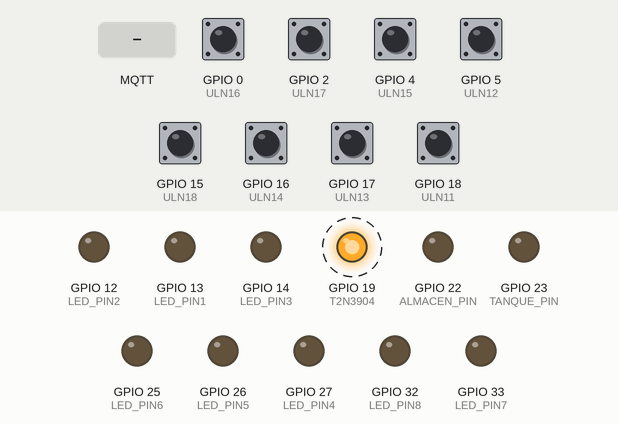
A sketch run on a simulated ESP32. On the bench: output pins drawn as LEDs (lit = HIGH). Dashed ring = blinking. Inputs (shaded band) come from the test bench; at power-on: GPIO 0 (ULN16), GPIO 2 (ULN17), GPIO 4 (ULN15), GPIO 5 (ULN12), GPIO 15 (ULN18), GPIO 16 (ULN14), GPIO 17 (ULN13), GPIO 18 (ULN11) HIGH. WiFi joins after 1.5 s; servers stay silent unless stated; no MQTT or app messages arrive unless stated; what the sketch prints to the serial monitor is not drawn.

Above: at 1.65 s.
2.8 s: MQTT message "1" arrives on the first subscribed topic
At 4.6 s:
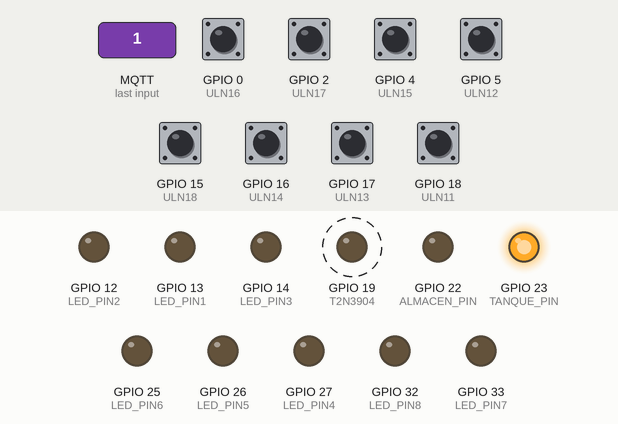
6.8 s: MQTT message "1" arrives on the second subscribed topic
At 8.5 s:
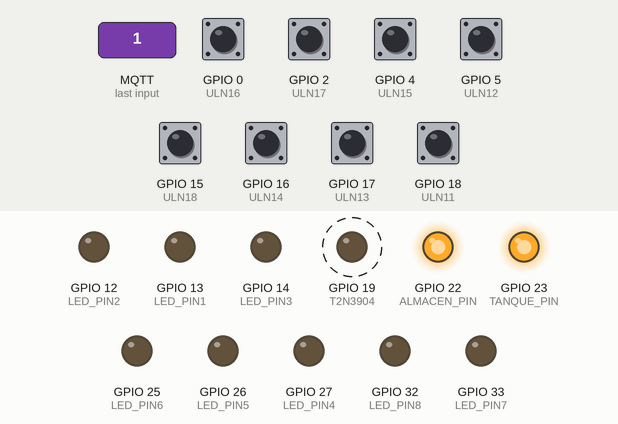
11.3 s: MQTT message "0" arrives on the first subscribed topic
At 13.3 s:
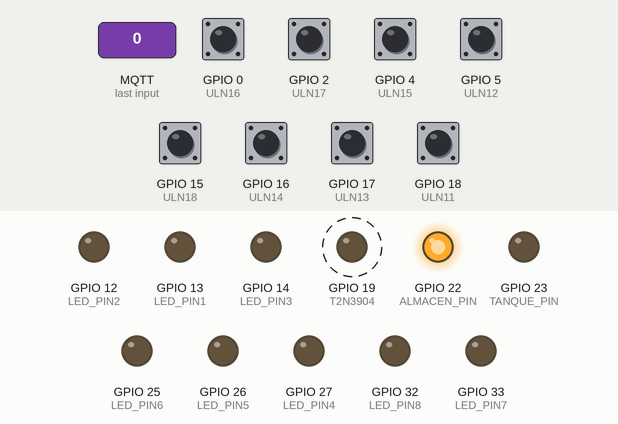
15.2 s: GPIO 15 (ULN18) pulled LOW for 1 s
At 16.6 s:
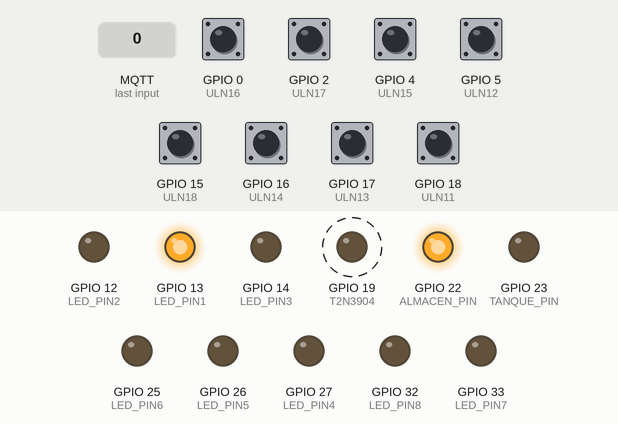
18.8 s: MQTT message "1.0" arrives on the first subscribed topic
At 19.67 s:
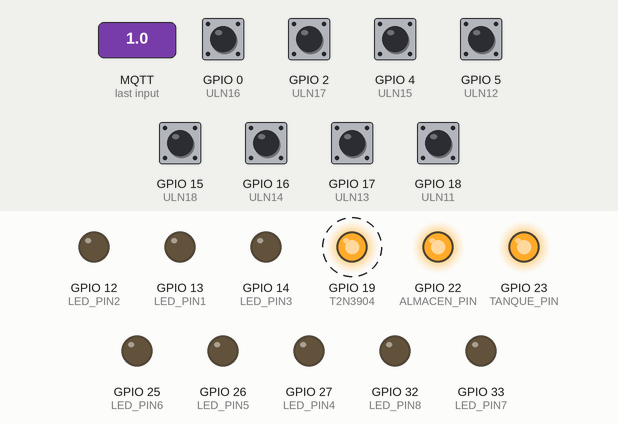
23.3 s: MQTT message "2" arrives on the first subscribed topic
At 24.48 s:
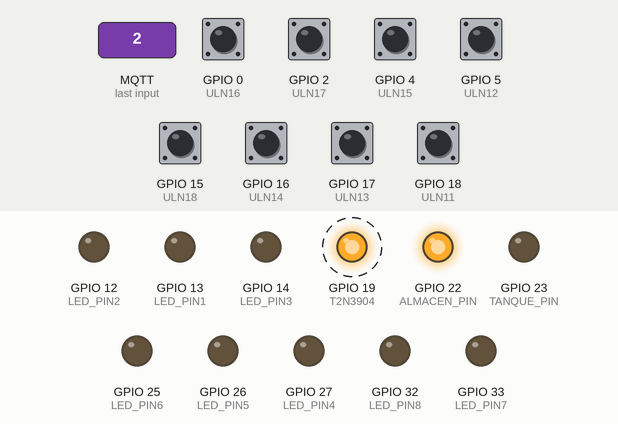
Timing chart, 0 to 28.8 s (numbered marks = the images above; inputs shaded):
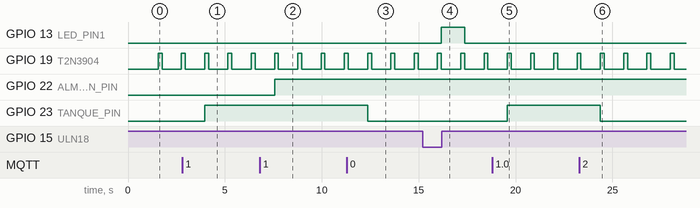

The sketch:

Fisica_III.ino
```cpp
#include <WiFi.h>
#include <PubSubClient.h>

#define SSID "OPPO A58" // WifiSSID
#define PASS "123456789" // contraseña de Wifi
#define TOKEN "BBUS-ZRIXRsYmJv2xPaUQMR9pN60p3pVgYQ" // TOKEN de Ubidots
#define MQTT_CLIENT_NAME "Proyecto_MQTT" // MQTT nombre del cliente
#define DEVICE_LABEL "esp32"  // Nombre del Device_Label

#define VARIABLE_LABEL_SENSOR "sensor"   // Variable_LABEL en Ubidots
#define VARIABLE_LABEL_TANQUE "tanque"
#define VARIABLE_LABEL_ALMACEN "almacen"

#define ULN18 15  // 250mL - Pines del ULN2803
#define ULN17 2   // 500mL
#define ULN16 0   // 750mL
#define ULN15 4   // 1L
#define ULN14 16  // 1,25L
#define ULN13 17  // 1,5L
#define ULN12 5   // 1,75L
#define ULN11 18  // 2L
#define T2N3904 19      // Control del ULN2803
#define ALMACEN_PIN 22  // Control para llenar el tanque
#define TANQUE_PIN 23   // Control para vaciar el tanque

#define LED_PIN1 13  // LEDs indicadores
#define LED_PIN2 12
#define LED_PIN3 14
#define LED_PIN4 27
#define LED_PIN5 26
#define LED_PIN6 25
#define LED_PIN7 33
#define LED_PIN8 32

int pinG15 = 0;  // Estado de los valores del ULN2803
int pinG2  = 0;
int pinG0  = 0;
int pinG4  = 0;
int pinG16 = 0;
int pinG17 = 0;
int pinG5  = 0;
int pinG18 = 0;
float sensor = 0;

const float NIVEL_MINIMO = 0;     // Límites mínimo y máximo del tanque
const float NIVEL_MAXIMO = 100.0;

WiFiClient ubidots;                  // Comunicación Wifi
PubSubClient client(ubidots);
char mqttBroker[] = "industrial.api.ubidots.com";
char payload[150];
char topic[150];
char str_sensor[10];
bool estadoTanque  = false;
bool estadoAlmacen = false;

void callback(char* topic, byte* payload, unsigned int length)  // PubSubClient - Comunicación con Ubidots
{
  payload[length] = '\0';
  String msg = String((char*)payload);
  Serial.print("Mensaje recibido: ");
  Serial.println(msg);
  Serial.print("Tópico: ");
  Serial.println(topic);

  if (String(topic).indexOf(VARIABLE_LABEL_TANQUE) != -1)   // Control de la bomba TANQUE
  {
    if (msg == "1" || msg == "1.0")
    {
      digitalWrite(TANQUE_PIN, HIGH);
      estadoTanque = true;
      Serial.println("Bomba del tanque : ON ");
    }
    else
    {
      digitalWrite(TANQUE_PIN, LOW);
      estadoTanque = false;
      Serial.println("Bomba del tanque : OFF ");
    }
  }

  if (String(topic).indexOf(VARIABLE_LABEL_ALMACEN) != -1)   // Control de la bomba ALMACÉN
  {
    if (msg == "1" || msg == "1.0")
    {
      digitalWrite(ALMACEN_PIN, HIGH);
      estadoAlmacen = true;
      Serial.print("Bomba del almacen : ON ");
    }
    else
    {
      digitalWrite(ALMACEN_PIN, LOW);
      estadoAlmacen = false;
      Serial.print("Bomba del almacen : OFF ");
    }
  }
}

void reconnect()            // Reconexión a Ubidots
{
  while (!client.connected())
  {
    Serial.println("Sin conexión a Ubidots... :c");
    if (client.connect(MQTT_CLIENT_NAME, TOKEN, ""))
    {
      Serial.println("Conectado a Ubidots");
      sprintf(topic, "/v1.6/devices/%s/%s/lv", DEVICE_LABEL, VARIABLE_LABEL_TANQUE);    // Comando del pulsador de Ubidots
      client.subscribe(topic);
      sprintf(topic, "/v1.6/devices/%s/%s/lv", DEVICE_LABEL, VARIABLE_LABEL_ALMACEN);   // Comando del pulsador de Ubidots
      client.subscribe(topic);
      Serial.println("Tienes el control :D");
    }
    else
    {
      Serial.print(client.state());
      Serial.println(" Reintentando...");
      delay(2000);
    }
  }
}

void setup()
{
  Serial.begin(115200);
  WiFi.begin(SSID, PASS);
  Serial.print("Conectando a Red ... ");

  while (WiFi.status() != WL_CONNECTED)
  {
    delay(500);
    Serial.print(".");
  }
  Serial.println("Conectado (ᵔ ᵕ ᵔ) ");
  Serial.print("IP: ");
  Serial.println(WiFi.localIP());
  client.setServer(mqttBroker, 1883);
  client.setCallback(callback);

  pinMode(T2N3904, OUTPUT);
  pinMode(TANQUE_PIN, OUTPUT);
  pinMode(ALMACEN_PIN, OUTPUT);
  digitalWrite(TANQUE_PIN, LOW);
  digitalWrite(ALMACEN_PIN, LOW);

  pinMode(ULN18, INPUT_PULLUP);
  pinMode(ULN17, INPUT_PULLUP);
  pinMode(ULN16, INPUT_PULLUP);
  pinMode(ULN15, INPUT_PULLUP);
  pinMode(ULN14, INPUT_PULLUP);
  pinMode(ULN13, INPUT_PULLUP);
  pinMode(ULN12, INPUT_PULLUP);
  pinMode(ULN11, INPUT_PULLUP);

  pinMode(LED_PIN1, OUTPUT);
  pinMode(LED_PIN2, OUTPUT);
  pinMode(LED_PIN3, OUTPUT);
  pinMode(LED_PIN4, OUTPUT);
  pinMode(LED_PIN5, OUTPUT);
  pinMode(LED_PIN6, OUTPUT);
  pinMode(LED_PIN7, OUTPUT);
  pinMode(LED_PIN8, OUTPUT);
}

void loop()
{
  if (!client.connected())
  {
     reconnect ();
  }
  client.loop();

  digitalWrite(T2N3904, HIGH);
  delay(100);
  pinG15 = digitalRead(ULN18);
  pinG2  = digitalRead(ULN17);
  pinG0  = digitalRead(ULN16);
  pinG4  = digitalRead(ULN15);
  pinG16 = digitalRead(ULN14);
  pinG17 = digitalRead(ULN13);
  pinG5  = digitalRead(ULN12);
  pinG18 = digitalRead(ULN11);
  delay(100);
  digitalWrite(T2N3904, LOW);

  if (pinG15 == LOW && pinG2 == LOW && pinG0 == LOW && pinG4 == LOW && pinG16 == LOW && pinG17 == LOW && pinG5  == LOW && pinG18 == LOW)
  {
    sensor = 100;
    digitalWrite(LED_PIN1, HIGH);
    digitalWrite(LED_PIN2, HIGH);
    digitalWrite(LED_PIN3, HIGH);
    digitalWrite(LED_PIN4, HIGH);
    digitalWrite(LED_PIN5, HIGH);
    digitalWrite(LED_PIN6, HIGH);
    digitalWrite(LED_PIN7, HIGH);
    digitalWrite(LED_PIN8, HIGH);
    digitalWrite(ALMACEN_PIN, LOW);
  }

  else if (pinG15 == LOW && pinG2 == LOW && pinG0 == LOW && pinG4 == LOW && pinG16 == LOW && pinG17 == LOW && pinG5 == LOW && pinG18 == HIGH)
  {
    sensor = 87.5;
    digitalWrite(LED_PIN1, HIGH);
    digitalWrite(LED_PIN2, HIGH);
    digitalWrite(LED_PIN3, HIGH);
    digitalWrite(LED_PIN4, HIGH);
    digitalWrite(LED_PIN5, HIGH);
    digitalWrite(LED_PIN6, HIGH);
    digitalWrite(LED_PIN7, HIGH);
    digitalWrite(LED_PIN8, LOW);
  }

  else if (pinG15 == LOW && pinG2 == LOW && pinG0 == LOW && pinG4 == LOW && pinG16 == LOW && pinG17 == LOW && pinG5 == HIGH && pinG18 == HIGH)
  {
    sensor = 75;
    digitalWrite(LED_PIN1, HIGH);
    digitalWrite(LED_PIN2, HIGH);
    digitalWrite(LED_PIN3, HIGH);
    digitalWrite(LED_PIN4, HIGH);
    digitalWrite(LED_PIN5, HIGH);
    digitalWrite(LED_PIN6, HIGH);
    digitalWrite(LED_PIN7, LOW);
    digitalWrite(LED_PIN8, LOW);
  }

  else if (pinG15 == LOW && pinG2 == LOW && pinG0 == LOW && pinG4 == LOW && pinG16 == LOW && pinG17 == HIGH && pinG5 == HIGH && pinG18 == HIGH)
  {
    sensor = 62.5;
    digitalWrite(LED_PIN1, HIGH);
    digitalWrite(LED_PIN2, HIGH);
    digitalWrite(LED_PIN3, HIGH);
    digitalWrite(LED_PIN4, HIGH);
    digitalWrite(LED_PIN5, HIGH);
    digitalWrite(LED_PIN6, LOW);
    digitalWrite(LED_PIN7, LOW);
    digitalWrite(LED_PIN8, LOW);
  }

  else if (pinG15 == LOW && pinG2 == LOW && pinG0 == LOW && pinG4 == LOW && pinG16 == HIGH && pinG17 == HIGH && pinG5 == HIGH && pinG18 == HIGH)
  {
    sensor = 50;
    digitalWrite(LED_PIN1, HIGH);
    digitalWrite(LED_PIN2, HIGH);
    digitalWrite(LED_PIN3, HIGH);
    digitalWrite(LED_PIN4, HIGH);
    digitalWrite(LED_PIN5, LOW);
    digitalWrite(LED_PIN6, LOW);
    digitalWrite(LED_PIN7, LOW);
    digitalWrite(LED_PIN8, LOW);
  }

  else if (pinG15 == LOW && pinG2 == LOW && pinG0 == LOW && pinG4 == HIGH && pinG16 == HIGH && pinG17 == HIGH && pinG5 == HIGH && pinG18 == HIGH)
  {
    sensor = 37.5;
    digitalWrite(LED_PIN1, HIGH);
    digitalWrite(LED_PIN2, HIGH);
    digitalWrite(LED_PIN3, HIGH);
    digitalWrite(LED_PIN4, LOW);
    digitalWrite(LED_PIN5, LOW);
    digitalWrite(LED_PIN6, LOW);
    digitalWrite(LED_PIN7, LOW);
    digitalWrite(LED_PIN8, LOW);
  }

  else if (pinG15 == LOW && pinG2 == LOW && pinG0 == HIGH && pinG4 == HIGH && pinG16 == HIGH && pinG17 == HIGH && pinG5 == HIGH && pinG18 == HIGH)
  {
    sensor = 25;
    digitalWrite(LED_PIN1, HIGH);
    digitalWrite(LED_PIN2, HIGH);
    digitalWrite(LED_PIN3, LOW);
    digitalWrite(LED_PIN4, LOW);
    digitalWrite(LED_PIN5, LOW);
    digitalWrite(LED_PIN6, LOW);
    digitalWrite(LED_PIN7, LOW);
    digitalWrite(LED_PIN8, LOW);
  }

  else if (pinG15 == LOW && pinG2 == HIGH && pinG0 == HIGH && pinG4 == HIGH && pinG16 == HIGH && pinG17 == HIGH && pinG5 == HIGH && pinG18 == HIGH)
  {
    sensor = 12.5;
    digitalWrite(LED_PIN1, HIGH);
    digitalWrite(LED_PIN2, LOW);
    digitalWrite(LED_PIN3, LOW);
    digitalWrite(LED_PIN4, LOW);
    digitalWrite(LED_PIN5, LOW);
    digitalWrite(LED_PIN6, LOW);
    digitalWrite(LED_PIN7, LOW);
    digitalWrite(LED_PIN8, LOW);
    digitalWrite(TANQUE_PIN, LOW);

  }

  else if (pinG15 == HIGH && pinG2 == HIGH && pinG0 == HIGH && pinG4 == HIGH && pinG16 == HIGH && pinG17 == HIGH && pinG5 == HIGH && pinG18 == HIGH)
  {
    sensor = 0;
    digitalWrite(LED_PIN1, LOW);
    digitalWrite(LED_PIN2, LOW);
    digitalWrite(LED_PIN3, LOW);
    digitalWrite(LED_PIN4, LOW);
    digitalWrite(LED_PIN5, LOW);
    digitalWrite(LED_PIN6, LOW);
    digitalWrite(LED_PIN7, LOW);
    digitalWrite(LED_PIN8, LOW);
  }

  if (sensor <= NIVEL_MINIMO)
  {
    Serial.println("¡Nivel mínimo!");
    sensor = NIVEL_MINIMO;
  }
    else if (sensor >= NIVEL_MAXIMO)
    {
      Serial.println("¡Nivel máximo!");
    }

  sprintf(topic, "/v1.6/devices/%s", DEVICE_LABEL);
  dtostrf(sensor, 4, 2, str_sensor);
  sprintf(payload, "{\"%s\": {\"value\": %s}}", VARIABLE_LABEL_SENSOR, str_sensor);
  client.publish(topic, payload);
  Serial.println( String("Sensor: ") + sensor + " porciento " );

  delay(1000);
}
```

Measured:
- after the input at 2.8 s, GPIO 23 (TANQUE_PIN): LOW → HIGH after 1.2 s
- after the input at 6.8 s, GPIO 22 (ALMACEN_PIN): LOW → HIGH after 0.76 s
- after the input at 11.3 s, GPIO 23 (TANQUE_PIN): HIGH → LOW after 1.1 s
- after the input at 15.2 s, GPIO 13 (LED_PIN1): LOW → HIGH after 0.97 s, → LOW 1.2 s later
- after the input at 18.8 s, GPIO 23 (TANQUE_PIN): LOW → HIGH after 0.78 s
- after the input at 23.3 s, GPIO 23 (TANQUE_PIN): HIGH → LOW after 1.1 s
- by itself, GPIO 19 (T2N3904): alternates HIGH for 0.20 s and LOW for 1.0 s
